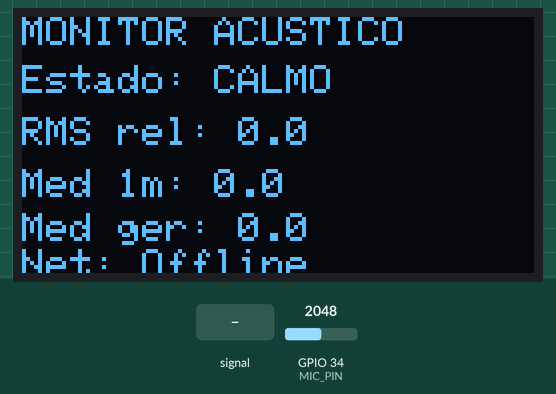
A sketch run on a simulated ESP32. On the bench: 128×64 one-colour display. The inputs (shaded band) are chosen by the test bench; at power-on: GPIO 34 (MIC_PIN) = 2048 (analog values on the 0–4095 scale). WiFi joins after 1.5 s; servers stay silent unless stated; random numbers use the default seed unless the sketch sets one; no MQTT or app messages arrive unless stated; what the sketch prints to the serial monitor is not drawn.

Above: at 1.8 s.
1.9 s: GPIO 34 (MIC_PIN) fed a 200 Hz sine of ±1023 counts around its level
At 3.1 s:
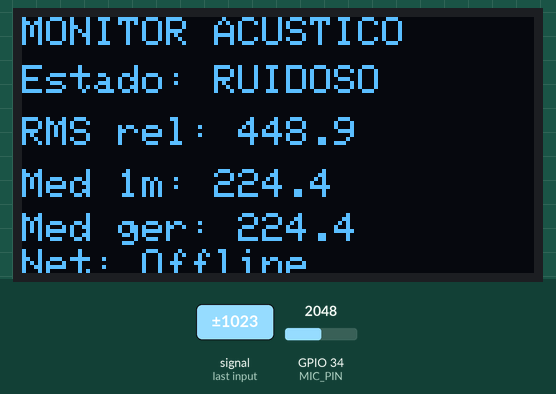
4.9 s: GPIO 34 (MIC_PIN) set to 2866
At 6.2 s:
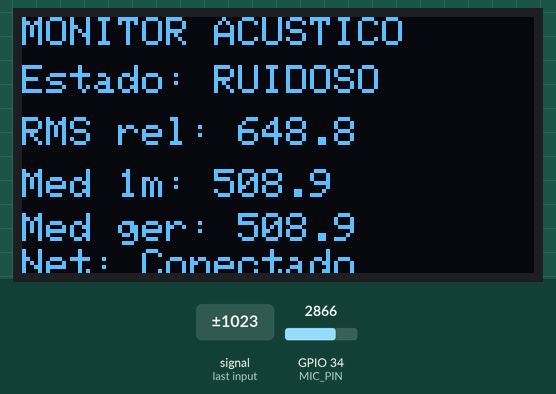
7.9 s: GPIO 34 (MIC_PIN) fed a 200 Hz sine of ±327 counts around its level
At 9.3 s:
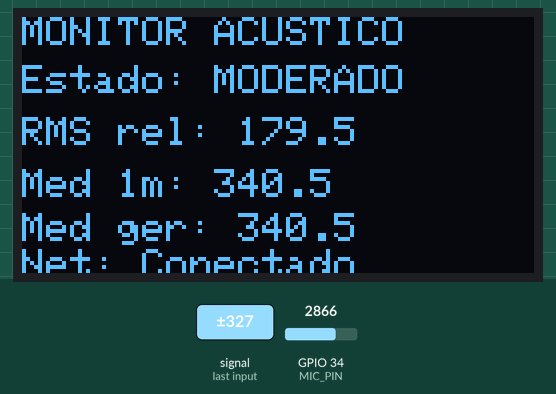
10.9 s: GPIO 34 (MIC_PIN) set to 3603
At 13.2 s:
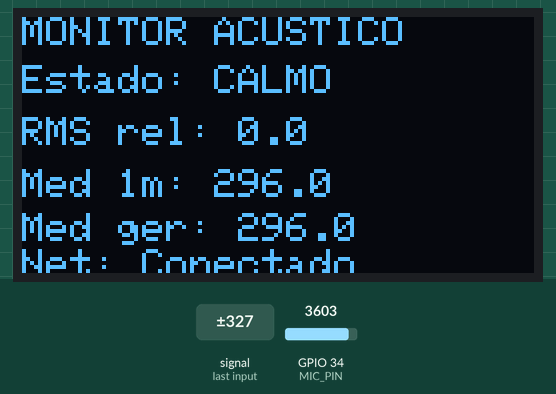
13.9 s: GPIO 34 (MIC_PIN) set to 4095
At 15.5 s:
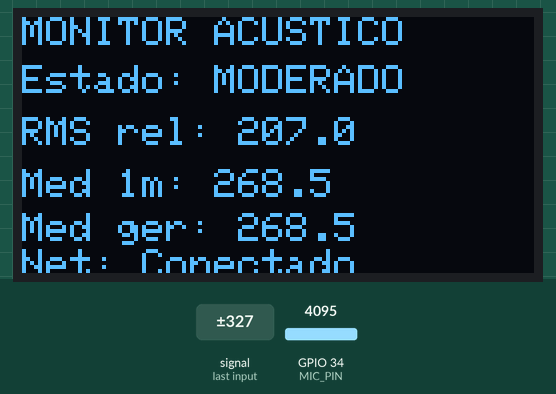
Timing chart, 0 to 17.0 s (numbered marks = the images above; inputs shaded):
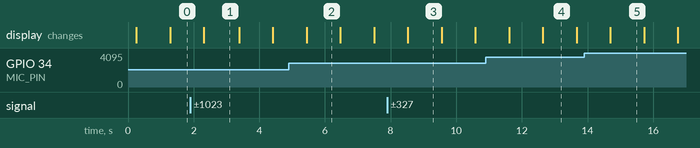

Measured:
- what the display in image 1 shows lasts 1.1 s, from 2.3 s to 3.4 s
- what the display in image 2 shows lasts 1.1 s, from 5.4 s to 6.5 s

The sketch:

MonitorAcusticoIOT.ino
```cpp
/**
 * @file main.cpp
 * @brief Monitor IoT de Conforto Acústico e Acessibilidade
 * @author Equipe WolfByte (IEEE CEFET/RJ)
 * @details Este projeto utiliza um ESP32 e um microfone MAX4466 para captar ruídos
 * em ambientes. O sinal é processado via cálculo RMS para determinar a energia real do som.
 * Os dados são classificados (Calmo, Moderado, Ruidoso) e publicados em tempo real
 * via protocolo MQTT para visualização em dashboards, auxiliando pessoas com
 * hipersensibilidade auditiva.
 */

#include <Arduino.h>
#include <math.h>
#include <WiFi.h>
#include <PubSubClient.h> // Biblioteca para comunicação MQTT
#include <Wire.h>
#include <Adafruit_GFX.h>
#include <Adafruit_SSD1306.h>

// ---------------- Configurações Wi-Fi e MQTT ----------------
const char* WIFI_SSID = "NOME_DA_SUA_REDE";      // ATENÇÃO: Preencher antes de gravar
const char* WIFI_PASSWORD = "SENHA_DA_SUA_REDE"; // ATENÇÃO: Preencher antes de gravar

// Usando um Broker público para facilitar a demonstração
const char* MQTT_BROKER = "broker.hivemq.com";
const int MQTT_PORT = 1883;
const char* TOPIC_RMS = "ieee/cefet/ruido/rms";
const char* TOPIC_STATE = "ieee/cefet/ruido/estado";

WiFiClient espClient;
PubSubClient mqttClient(espClient);

// ---------------- Mapeamento de Hardware ----------------
#define MIC_PIN 34                 // Pino ADC1 onde o MAX4466 está conectado
#define OLED_SDA 21                // Pino de dados do I2C
#define OLED_SCL 22                // Pino de clock do I2C
#define SCREEN_WIDTH 128           // Largura do display OLED (pixels)
#define SCREEN_HEIGHT 64           // Altura do display OLED (pixels)
#define OLED_ADDRESS 0x3C          // Endereço padrão de displays OLED SSD1306
#define OLED_RESET -1              // -1 indica que o display usa o reset do próprio ESP32

Adafruit_SSD1306 display(SCREEN_WIDTH, SCREEN_HEIGHT, &Wire, OLED_RESET);

// ---------------- Parâmetros de Amostragem ----------------
constexpr uint32_t SAMPLE_RATE_HZ = 8000; // Lê o microfone 8.000 vezes por segundo
constexpr uint32_t SAMPLE_WINDOW_MS = 1000; // Janela de tempo de 1 segundo (1000 ms)
// Quantidade de amostras que cabem em 1 segundo (8000 amostras)
constexpr uint32_t SAMPLES_PER_WINDOW = SAMPLE_RATE_HZ * SAMPLE_WINDOW_MS / 1000;
// Intervalo exato em microssegundos entre cada leitura (125 us)
constexpr uint32_t SAMPLE_PERIOD_US = 1000000UL / SAMPLE_RATE_HZ;

// Arrays para calcular as médias móveis ao longo de 1 minuto
constexpr size_t MINUTE_WINDOW_SIZE = 60;
float minuteReadings[MINUTE_WINDOW_SIZE] = {0};
size_t minuteWriteIndex = 0;
size_t minuteValidCount = 0;
float minuteAverageRms = 0.0f;
float overallAverageRms = 0.0f;
uint32_t totalValidReadings = 0;

// ---------------- Parâmetros de Classificação Acústica ----------------
// Estes limites representam a energia relativa do som (RMS).
// Calibrados empiricamente: 150 representa ruído ambiente basal e 250 picos sonoros.
constexpr float RMS_CALM_TO_MODERATE = 150.0f;
constexpr float RMS_MODERATE_TO_NOISY = 250.0f; // Ajuste isso dependendo de quanto dá quando você bate palma
constexpr float HYSTERESIS_FACTOR = 0.80f; // Histerese (80%) para evitar que o status fique "piscando" no limite

enum EnvironmentState : uint8_t { CALMO = 0, MODERADO = 1, RUIDOSO = 2 };
EnvironmentState environmentState = CALMO;

constexpr uint32_t WIFI_RETRY_INTERVAL_MS = 10000; // Tenta reconectar o Wi-Fi a cada 10s se cair
constexpr uint32_t MQTT_INTERVAL_MS = 2000;        // Envia dados para o MQTT a cada 2 segundos

uint32_t lastWifiAttemptMs = 0;
uint32_t lastMqttWriteMs = 0;
float latestRms = 0.0f;
bool hasValidReading = false;
bool oledReady = false;

// ---------------- Funções Utilitárias ----------------

// Converte o estado enum para String visual
const char* stateName(EnvironmentState state) {
  switch (state) {
    case CALMO: return "CALMO";
    case MODERADO: return "MODERADO";
    case RUIDOSO: return "RUIDOSO";
    default: return "INDEFINIDO";
  }
}

/**
 * @brief Calcula a energia do som (RMS) removendo a tensão contínua (DC Offset).
 * @return float Valor do RMS acústico calculado.
 */
float readMicrophoneRms() {
  double sum = 0.0;
  double sumSquares = 0.0;
  uint32_t nextSampleUs = micros();

  // Coleta 8000 amostras cravadas no intervalo de tempo exato
  for (uint32_t i = 0; i < SAMPLES_PER_WINDOW; ++i) {
    // Espera ativa: segura o loop até dar o tempo exato (125 us) da próxima leitura
    while ((int32_t)(micros() - nextSampleUs) < 0) { }

    const uint16_t sample = analogRead(MIC_PIN); // Lê o sensor (0 a 4095)
    sum += sample;                               // Soma os valores
    sumSquares += (double)sample * (double)sample; // Soma os quadrados (para o RMS)
    nextSampleUs += SAMPLE_PERIOD_US;
  }

  // A variância matemática remove automaticamente o "DC Offset" (tensão constante) do microfone
  const double mean = sum / SAMPLES_PER_WINDOW;
  double variance = (sumSquares / SAMPLES_PER_WINDOW) - (mean * mean);
  if (variance < 0.0) variance = 0.0; // Proteção contra erros de arredondamento do float

  return (float)sqrt(variance); // A raiz da variância resulta no valor RMS puramente acústico
}

/**
 * @brief Classifica o ambiente com histerese.
 * A histerese impede mudanças frenéticas de status quando o som oscila exatamente no limite.
 */
EnvironmentState classifyEnvironment(float rms) {
  const float calmReturnLimit = RMS_CALM_TO_MODERATE * HYSTERESIS_FACTOR;
  const float noisyReturnLimit = RMS_MODERATE_TO_NOISY * HYSTERESIS_FACTOR;

  switch (environmentState) {
    case CALMO:
      if (rms >= RMS_MODERATE_TO_NOISY) environmentState = RUIDOSO;
      else if (rms >= RMS_CALM_TO_MODERATE) environmentState = MODERADO;
      break;
    case MODERADO:
      if (rms >= RMS_MODERATE_TO_NOISY) environmentState = RUIDOSO;
      else if (rms < calmReturnLimit) environmentState = CALMO;
      break;
    case RUIDOSO:
      if (rms < calmReturnLimit) environmentState = CALMO;
      else if (rms < noisyReturnLimit) environmentState = MODERADO;
      break;
  }
  return environmentState;
}

// Atualiza as estatísticas de tempo (média de 1 minuto e média geral)
void updateAverages(float rms) {
  ++totalValidReadings;
  if (totalValidReadings == 1) overallAverageRms = rms;
  else overallAverageRms += (rms - overallAverageRms) / totalValidReadings;

  minuteReadings[minuteWriteIndex] = rms;
  minuteWriteIndex = (minuteWriteIndex + 1) % MINUTE_WINDOW_SIZE;
  if (minuteValidCount < MINUTE_WINDOW_SIZE) ++minuteValidCount;

  float sum = 0.0f;
  for (size_t i = 0; i < minuteValidCount; ++i) sum += minuteReadings[i];
  minuteAverageRms = (minuteValidCount > 0) ? sum / minuteValidCount : 0.0f;
}

// Gerencia o Wi-Fi sem usar delay() para não travar a leitura do sensor
void startOrMaintainWiFi() {
  if (WiFi.status() == WL_CONNECTED) return;
  const uint32_t now = millis();
  if (now - lastWifiAttemptMs >= WIFI_RETRY_INTERVAL_MS) {
    lastWifiAttemptMs = now;
    Serial.println("Wi-Fi desconectado; tentando reconectar...");
    WiFi.disconnect();
    WiFi.begin(WIFI_SSID, WIFI_PASSWORD);
  }
}

// Garante a conexão MQTT gerando um ID de cliente único
void reconnectMQTT() {
  if (!mqttClient.connected()) {
    String clientId = "ESP32Noise-";
    clientId += String(random(0xffff), HEX);
    if (mqttClient.connect(clientId.c_str())) {
      Serial.println("Conectado ao Broker MQTT!");
    }
  }
}

// Empacota e envia os dados para a nuvem
void sendToMQTTIfDue() {
  if (!hasValidReading || WiFi.status() != WL_CONNECTED || !mqttClient.connected()) return;

  const uint32_t now = millis();
  if (now - lastMqttWriteMs < MQTT_INTERVAL_MS) return; // Limita o envio a cada 2 segundos
  lastMqttWriteMs = now;

  char rmsStr[10];
  dtostrf(latestRms, 1, 2, rmsStr); // Converte a variável float para string (texto)

  mqttClient.publish(TOPIC_RMS, rmsStr);
  mqttClient.publish(TOPIC_STATE, stateName(environmentState));

  Serial.println("Dados enviados ao MQTT com sucesso.");
}

// Renderiza a interface gráfica do display OLED
void drawDisplay() {
  if (!oledReady) return;

  display.clearDisplay();
  display.setTextColor(SSD1306_WHITE);

  // Título
  display.setTextSize(1);
  display.setCursor(0, 0);
  display.print("MONITOR ACUSTICO");

  // Estado atual
  display.setCursor(0, 12);
  display.print("Estado: ");
  display.print(stateName(environmentState));

  // Leitura do momento
  display.setCursor(0, 25);
  display.print("RMS rel: ");
  if (hasValidReading) display.print(latestRms, 1);
  else display.print("aguardando");

  // Médias
  display.setCursor(0, 38);
  display.print("Med 1m: ");
  display.print(minuteAverageRms, 1);

  display.setCursor(0, 49);
  display.print("Med ger: ");
  display.print(overallAverageRms, 1);

  // Status de rede
  display.setCursor(0, 58);
  display.print("Net: ");
  if (WiFi.status() == WL_CONNECTED && mqttClient.connected()) display.print("Conectado");
  else display.print("Offline");

  display.display();
}

// ---------------- Ciclo de Inicialização (Setup) ----------------
void setup() {
  Serial.begin(115200);
  delay(200);
  Serial.println("\nInicializando Monitor Acustico IEEE CEFET...");

  // Configuração do conversor Analógico-Digital (ADC)
  analogReadResolution(12); // Resolução de 12 bits (0 a 4095)
  analogSetPinAttenuation(MIC_PIN, ADC_11db); // Permite ler tensões de até ~3.3V
  pinMode(MIC_PIN, INPUT);

  // Inicialização do Display OLED via protocolo I2C
  Wire.begin(OLED_SDA, OLED_SCL);
  oledReady = display.begin(SSD1306_SWITCHCAPVCC, OLED_ADDRESS);
  if (!oledReady) Serial.println("OLED não encontrado. Operando apenas via nuvem/serial.");

  // Configuração de Rede Wi-Fi
  WiFi.mode(WIFI_STA);
  WiFi.setAutoReconnect(true);
  WiFi.begin(WIFI_SSID, WIFI_PASSWORD);
  lastWifiAttemptMs = millis();

  // Configuração do Servidor MQTT
  mqttClient.setServer(MQTT_BROKER, MQTT_PORT);

  drawDisplay(); // Desenha a primeira tela inicial
}

// ---------------- Loop Principal ----------------
void loop() {
  // 1. Garante que as conexões de rede estejam vivas
  startOrMaintainWiFi();
  if (WiFi.status() == WL_CONNECTED) {
    reconnectMQTT();
    mqttClient.loop(); // Processa pacotes MQTT pendentes
  }

  // 2. Realiza a leitura matemática do som (trava a execução por 1 segundo)
  latestRms = readMicrophoneRms();
  hasValidReading = true;

  // 3. Atualiza os estados e médias
  classifyEnvironment(latestRms);
  updateAverages(latestRms);

  // 4. Imprime no Serial para debug local
  Serial.printf("RMS: %.2f | Estado: %s | Med 1m: %.2f | Med ger: %.2f\n",
                latestRms, stateName(environmentState), minuteAverageRms, overallAverageRms);

  // 5. Atualiza a nuvem e a interface local
  sendToMQTTIfDue();
  drawDisplay();
}
```
